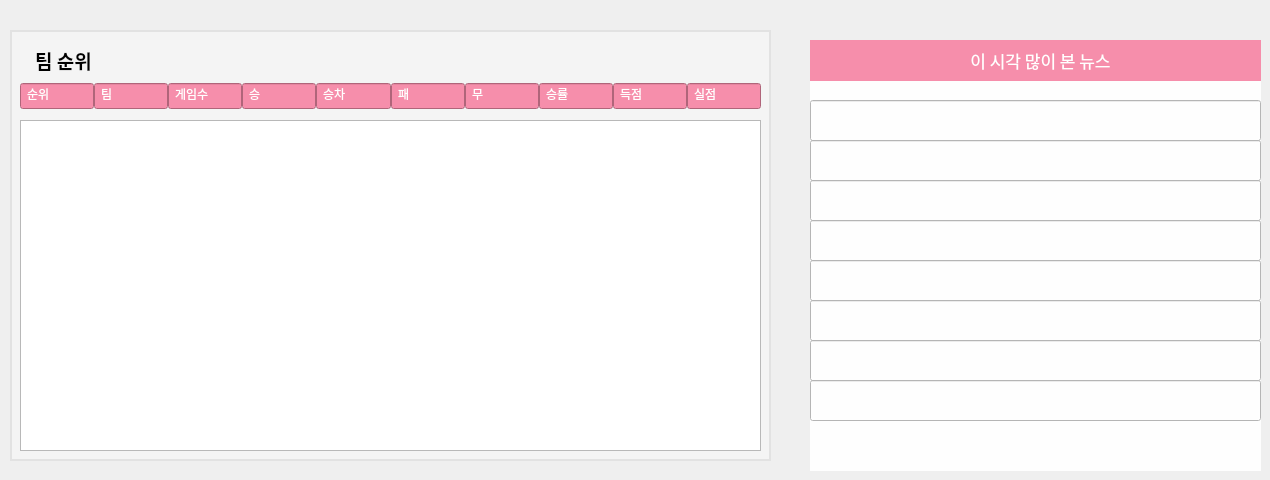
    <widget class="QWidget" name="home_tab">
     <attribute name="title">
      <string>메인</string>
     </attribute>
     <widget class="QWidget" name="new_widget" native="true">
      <property name="geometry">
       <rect>
        <x>800</x>
        <y>30</y>
        <width>461</width>
        <height>441</height>
       </rect>
      </property>
      <property name="styleSheet">
       <string notr="true">font: 11pt &quot;D2Coding&quot;;</string>
      </property>
      <widget class="QLabel" name="label_3">
       <property name="geometry">
        <rect>
         <x>10</x>
         <y>10</y>
         <width>471</width>
         <height>431</height>
        </rect>
       </property>
       <property name="styleSheet">
        <string notr="true">background-color:#FEFEFE;
font: 11pt &quot;D2Coding&quot;;</string>
       </property>
       <property name="text">
        <string/>
       </property>
      </widget>
      <widget class="QLabel" name="label_5">
       <property name="geometry">
        <rect>
         <x>10</x>
         <y>10</y>
         <width>461</width>
         <height>41</height>
        </rect>
       </property>
       <property name="font">
        <font>
         <family>D2Coding</family>
         <pointsize>13</pointsize>
         <weight>9</weight>
         <italic>false</italic>
         <bold>false</bold>
        </font>
       </property>
       <property name="styleSheet">
        <string notr="true">background-color : #F68EAB;
font: 75 13pt &quot;D2Coding&quot;;
color : #ffffff;
padding:4px</string>
       </property>
       <property name="text">
        <string>이 시각 많이 본 뉴스</string>
       </property>
       <property name="alignment">
        <set>Qt::AlignCenter</set>
       </property>
      </widget>
      <widget class="QLineEdit" name="new_list_item_01">
       <property name="geometry">
        <rect>
         <x>10</x>
         <y>70</y>
         <width>451</width>
         <height>41</height>
        </rect>
       </property>
       <property name="styleSheet">
        <string notr="true">background-color:#FEFEFE;
font: 11pt &quot;D2Coding&quot;;</string>
       </property>
      </widget>
      <widget class="QLineEdit" name="new_list_item_2">
       <property name="geometry">
        <rect>
         <x>10</x>
         <y>110</y>
         <width>451</width>
         <height>41</height>
        </rect>
       </property>
       <property name="styleSheet">
        <string notr="true">background-color:#FEFEFE;
font: 11pt &quot;D2Coding&quot;;</string>
       </property>
      </widget>
      <widget class="QLineEdit" name="new_list_item_3">
       <property name="geometry">
        <rect>
         <x>10</x>
         <y>150</y>
         <width>451</width>
         <height>41</height>
        </rect>
       </property>
       <property name="styleSheet">
        <string notr="true">background-color:#FEFEFE;
font: 11pt &quot;D2Coding&quot;;</string>
       </property>
      </widget>
      <widget class="QLineEdit" name="new_list_item_4">
       <property name="geometry">
        <rect>
         <x>10</x>
         <y>190</y>
         <width>451</width>
         <height>41</height>
        </rect>
       </property>
       <property name="styleSheet">
        <string notr="true">background-color:#FEFEFE;
font: 11pt &quot;D2Coding&quot;;</string>
       </property>
      </widget>
      <widget class="QLineEdit" name="new_list_item_5">
       <property name="geometry">
        <rect>
         <x>10</x>
         <y>230</y>
         <width>451</width>
         <height>41</height>
        </rect>
       </property>
       <property name="styleSheet">
        <string notr="true">background-color:#FEFEFE;
font: 11pt &quot;D2Coding&quot;;</string>
       </property>
      </widget>
      <widget class="QLineEdit" name="new_list_item_6">
       <property name="geometry">
        <rect>
         <x>10</x>
         <y>270</y>
         <width>451</width>
         <height>41</height>
        </rect>
       </property>
       <property name="styleSheet">
        <string notr="true">background-color:#FEFEFE;
font: 11pt &quot;D2Coding&quot;;</string>
       </property>
      </widget>
      <widget class="QLineEdit" name="new_list_item_7">
       <property name="geometry">
        <rect>
         <x>10</x>
         <y>310</y>
         <width>451</width>
         <height>41</height>
        </rect>
       </property>
       <property name="styleSheet">
        <string notr="true">background-color:#FEFEFE;
font: 11pt &quot;D2Coding&quot;;</string>
       </property>
      </widget>
      <widget class="QLineEdit" name="new_list_item_8">
       <property name="geometry">
        <rect>
         <x>10</x>
         <y>350</y>
         <width>451</width>
         <height>41</height>
        </rect>
       </property>
       <property name="styleSheet">
        <string notr="true">background-color:#FEFEFE;
font: 11pt &quot;D2Coding&quot;;</string>
       </property>
      </widget>
     </widget>
     <widget class="QWidget" name="rank_widget" native="true">
      <property name="geometry">
       <rect>
        <x>10</x>
        <y>30</y>
        <width>761</width>
        <height>441</height>
       </rect>
      </property>
      <widget class="QLabel" name="label_2">
       <property name="geometry">
        <rect>
         <x>10</x>
         <y>10</y>
         <width>651</width>
         <height>41</height>
        </rect>
       </property>
       <property name="font">
        <font>
         <family>D2Coding</family>
         <pointsize>14</pointsize>
         <weight>75</weight>
         <bold>true</bold>
        </font>
       </property>
       <property name="styleSheet">
        <string notr="true">background-color:rgb(244, 244, 244);
padding:10px;
</string>
       </property>
       <property name="text">
        <string>팀 순위</string>
       </property>
       <property name="margin">
        <number>0</number>
       </property>
      </widget>
      <widget class="QLabel" name="label_4">
       <property name="geometry">
        <rect>
         <x>0</x>
         <y>0</y>
         <width>761</width>
         <height>431</height>
        </rect>
       </property>
       <property name="font">
        <font>
         <family>D2Coding</family>
         <pointsize>14</pointsize>
         <weight>75</weight>
         <bold>true</bold>
        </font>
       </property>
       <property name="styleSheet">
        <string notr="true">background-color:rgb(244, 244, 244);
padding:10px;
border: 2px solid #e2e2e2;</string>
       </property>
       <property name="text">
        <string/>
       </property>
       <property name="margin">
        <number>0</number>
       </property>
      </widget>
      <widget class="QWidget" name="horizontalLayoutWidget">
       <property name="geometry">
        <rect>
         <x>10</x>
         <y>50</y>
         <width>741</width>
         <height>32</height>
        </rect>
       </property>
       <layout class="QHBoxLayout" name="horizontalLayout_2">
        <property name="spacing">
         <number>0</number>
        </property>
        <item>
         <widget class="QLineEdit" name="lineEdit_1">
          <property name="styleSheet">
           <string notr="true">background-color : #F68EAB;
font: 11pt &quot;D2Coding&quot;;
color : #ffffff;
padding:4px</string>
          </property>
          <property name="text">
           <string>순위</string>
          </property>
          <property name="alignment">
           <set>Qt::AlignLeading|Qt::AlignLeft|Qt::AlignVCenter</set>
          </property>
         </widget>
        </item>
        <item>
         <widget class="QLineEdit" name="lineEdit_2">
          <property name="styleSheet">
           <string notr="true">background-color : #F68EAB;
font: 11pt &quot;D2Coding&quot;;
color : #ffffff;
padding:4px</string>
          </property>
          <property name="text">
           <string>팀</string>
          </property>
          <property name="alignment">
           <set>Qt::AlignLeading|Qt::AlignLeft|Qt::AlignVCenter</set>
          </property>
         </widget>
        </item>
        <item>
         <widget class="QLineEdit" name="lineEdit_3">
          <property name="styleSheet">
           <string notr="true">background-color : #F68EAB;
font: 11pt &quot;D2Coding&quot;;
color : #ffffff;
padding:4px</string>
          </property>
          <property name="text">
           <string>게임수</string>
          </property>
          <property name="alignment">
           <set>Qt::AlignLeading|Qt::AlignLeft|Qt::AlignVCenter</set>
          </property>
         </widget>
        </item>
        <item>
         <widget class="QLineEdit" name="lineEdit_4">
          <property name="styleSheet">
           <string notr="true">background-color : #F68EAB;
font: 11pt &quot;D2Coding&quot;;
color : #ffffff;
padding:4px</string>
          </property>
          <property name="text">
           <string>승</string>
          </property>
          <property name="alignment">
           <set>Qt::AlignLeading|Qt::AlignLeft|Qt::AlignVCenter</set>
          </property>
         </widget>
        </item>
        <item>
         <widget class="QLineEdit" name="lineEdit_7">
          <property name="styleSheet">
           <string notr="true">background-color : #F68EAB;
font: 11pt &quot;D2Coding&quot;;
color : #ffffff;
padding:4px</string>
          </property>
          <property name="text">
           <string>승차</string>
          </property>
          <property name="alignment">
           <set>Qt::AlignLeading|Qt::AlignLeft|Qt::AlignVCenter</set>
          </property>
         </widget>
        </item>
        <item>
         <widget class="QLineEdit" name="lineEdit_6">
          <property name="styleSheet">
           <string notr="true">background-color : #F68EAB;
font: 11pt &quot;D2Coding&quot;;
color : #ffffff;
padding:4px</string>
          </property>
          <property name="text">
           <string>패</string>
          </property>
          <property name="alignment">
           <set>Qt::AlignLeading|Qt::AlignLeft|Qt::AlignVCenter</set>
          </property>
         </widget>
        </item>
        <item>
         <widget class="QLineEdit" name="lineEdit_5">
          <property name="styleSheet">
           <string notr="true">background-color : #F68EAB;
font: 11pt &quot;D2Coding&quot;;
color : #ffffff;
padding:4px</string>
          </property>
          <property name="text">
           <string>무</string>
          </property>
          <property name="alignment">
           <set>Qt::AlignLeading|Qt::AlignLeft|Qt::AlignVCenter</set>
          </property>
         </widget>
        </item>
        <item>
         <widget class="QLineEdit" name="lineEdit_9">
          <property name="styleSheet">
           <string notr="true">background-color : #F68EAB;
font: 11pt &quot;D2Coding&quot;;
color : #ffffff;
padding:4px</string>
          </property>
          <property name="text">
           <string>승률</string>
          </property>
          <property name="alignment">
           <set>Qt::AlignLeading|Qt::AlignLeft|Qt::AlignVCenter</set>
          </property>
         </widget>
        </item>
        <item>
         <widget class="QLineEdit" name="lineEdit_10">
          <property name="styleSheet">
           <string notr="true">background-color : #F68EAB;
font: 11pt &quot;D2Coding&quot;;
color : #ffffff;
padding:4px</string>
          </property>
          <property name="text">
           <string>득점</string>
          </property>
          <property name="alignment">
           <set>Qt::AlignLeading|Qt::AlignLeft|Qt::AlignVCenter</set>
          </property>
         </widget>
        </item>
        <item>
         <widget class="QLineEdit" name="lineEdit_11">
          <property name="styleSheet">
           <string notr="true">background-color : #F68EAB;
font: 11pt &quot;D2Coding&quot;;
color : #ffffff;
padding:4px</string>
          </property>
          <property name="text">
           <string>실점</string>
          </property>
          <property name="alignment">
           <set>Qt::AlignLeading|Qt::AlignLeft|Qt::AlignVCenter</set>
          </property>
         </widget>
        </item>
       </layout>
      </widget>
      <widget class="QTableWidget" name="tableWidget">
       <property name="geometry">
        <rect>
         <x>10</x>
         <y>90</y>
         <width>741</width>
         <height>331</height>
        </rect>
       </property>
      </widget>
      <zorder>label_4</zorder>
      <zorder>label_2</zorder>
      <zorder>horizontalLayoutWidget</zorder>
      <zorder>tableWidget</zorder>
     </widget>
    </widget>
